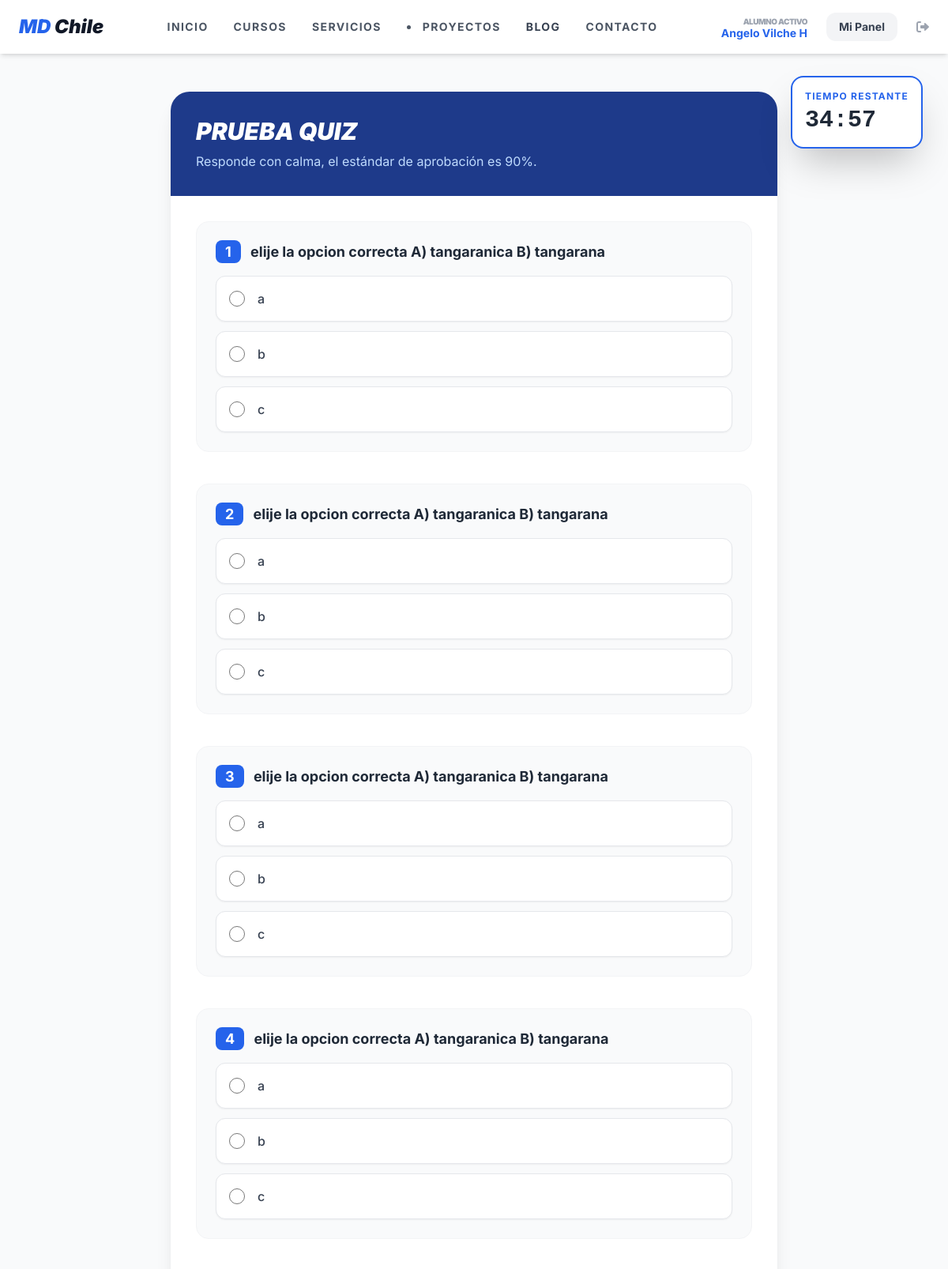
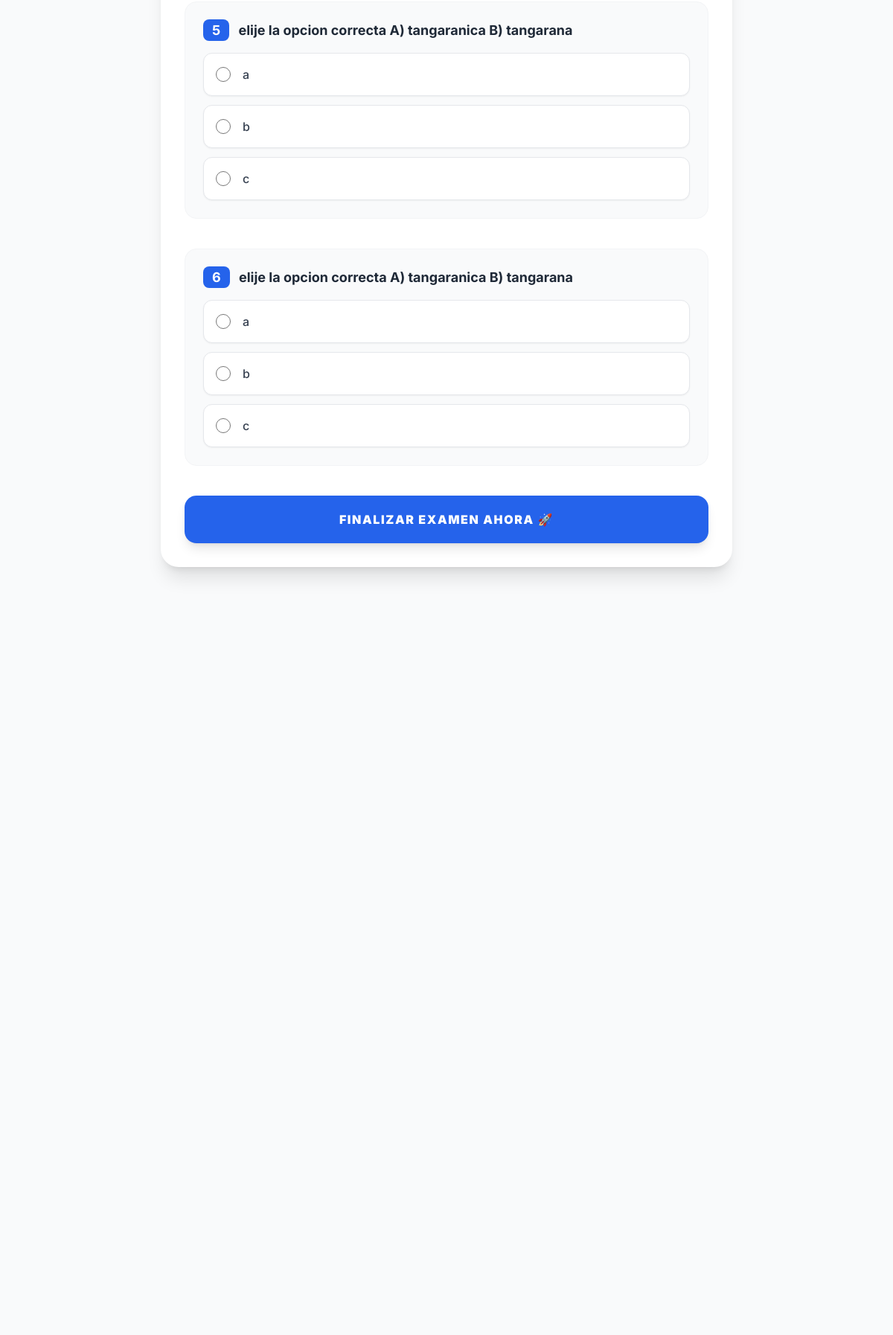
Page /quiz/1/ (signed in, upper part) on the committed database (2 pictures, top to bottom).
### users/models.py (models this page shows, shortened)
class User(AbstractUser):
    is_client = models.BooleanField(default=True)
    is_admin_user = models.BooleanField(default=False)
    profile_picture = models.ImageField(upload_to='users/profiles/', null=True, blank=True)
    bio = models.TextField(max_length=500, blank=True)
    rut = models.CharField(max_length=12, blank=True, null=True)
    linkedin_url = models.URLField(blank=True, null=True)

### courses/models.py (models this page shows, shortened)
class Quiz(models.Model):
    module = models.OneToOneField(Module, on_delete=models.CASCADE, related_name='quiz')
    title = models.CharField(max_length=200)

class Question(models.Model):
    quiz = models.ForeignKey(Quiz, related_name='questions', on_delete=models.CASCADE)
    text = models.TextField()
    option1 = models.CharField(max_length=200)
    option2 = models.CharField(max_length=200)
    option3 = models.CharField(max_length=200)
    correct_option = models.IntegerField(choices=[(1, 'Opción 1'), (2, 'Opción 2'), (3, 'Opción 3')])

### courses/views.py (the view, shortened to what this page needs)
# urls.py: path('quiz/<int:quiz_id>/', views.take_quiz, name='take_quiz'),
@login_required
def take_quiz(request, quiz_id):
    quiz = get_object_or_404(Quiz, id=quiz_id)
    questions = quiz.questions.all()
    return render(request, 'courses/quiz.html', {'quiz': quiz, 'questions': questions})

### templates/courses/quiz.html (shortened to what this page needs)
{% extends 'base.html' %}
{% block content %}
<div class="min-h-screen bg-gray-50 py-12 px-4 relative">
    <div id="timer-container" class="fixed top-24 right-8 z-50 bg-white shadow-2xl rounded-2xl p-4 border-2 border-blue-600 transition-all duration-300">
        <p class="text-xs font-bold text-blue-600 uppercase tracking-widest text-center mb-1">Tiempo Restante</p>
        <div id="timer" class="text-3xl font-black text-gray-800 font-mono">35:00</div>
    </div>
    <div class="max-w-3xl mx-auto bg-white rounded-3xl shadow-xl overflow-hidden">
        <div class="bg-blue-900 p-8 text-white">
            <h1 class="text-3xl font-black italic mb-2 uppercase">{{ quiz.title }}</h1>
            <p class="text-blue-200">Responde con calma, el estándar de aprobación es 90%.</p>
        </div>
        <div class="p-8">
            <form method="POST" id="quiz-form" onsubmit="return confirm('¿Estás seguro de que quieres finalizar el examen ahora? Revisa tus respuestas antes de enviar.');">
                {% for question in quiz.questions.all %}
                <div class="mb-10 p-6 bg-gray-50 rounded-2xl border border-gray-100">
                    <h3 class="text-lg font-bold text-gray-800 mb-4">
                        <span class="bg-blue-600 text-white px-3 py-1 rounded-lg mr-2">{{ forloop.counter }}</span>
                        {{ question.text }}
                    </h3>
                    <div class="space-y-3">
                        {% for i in "123" %}
                        <label class="flex items-center p-4 bg-white rounded-xl border border-gray-200 cursor-pointer hover:border-blue-500 transition shadow-sm">
                            <input type="radio" name="question_{{ question.id }}" value="{{ i }}" class="w-5 h-5 text-blue-600 mr-4" required>
                            <span class="text-gray-700 font-medium">
                                {% if i == "1" %}{{ question.option1 }}{% elif i == "2" %}{{ question.option2 }}{% else %}{{ question.option3 }}{% endif %}
                            </span>
                        </label>
                        {% endfor %}
                    </div>
                </div>
                {% endfor %}
                <button type="submit" class="w-full bg-blue-600 hover:bg-blue-700 text-white px-10 py-5 rounded-2xl font-black shadow-lg transition transform hover:scale-105 uppercase tracking-widest">
                    FINALIZAR EXAMEN AHORA 🚀
                </button>
            </form>
        </div>
    </div>
</div>
{% endblock %}

### templates/base.html (shortened to what this page needs)
<!DOCTYPE html>
<html lang="es">
<head>
    <script src="https://cdn.tailwindcss.com"></script>
    <link rel="stylesheet" href="https://cdnjs.cloudflare.com/ajax/libs/font-awesome/6.0.0/css/all.min.css">
</head>
<body class="bg-gray-50 flex flex-col min-h-screen">
    <nav class="bg-white shadow-md py-4 px-6 flex justify-between items-center sticky top-0 z-50">
        <a href="{% url 'home' %}" class="text-2xl font-black text-blue-600 italic">
            MD <span class="text-gray-900">Chile</span>
        </a>
        <div class="hidden md:flex space-x-8 font-bold text-gray-600 uppercase text-sm tracking-widest">
            <a href="{% url 'home' %}" class="hover:text-blue-600 transition">Inicio</a>
            <a href="{% url 'dashboard' %}" class="hover:text-blue-600 transition">Cursos</a>
            <a href="{% url 'services_list' %}" class="hover:text-blue-600 transition">Servicios</a>
            <li class="nav-item">
            <a class="nav-link {% if request.path == '/proyectos/' %}active{% endif %}" href="{% url 'projects_list' %}">PROYECTOS</a>
            </li>
            <a href="{% url 'blog_list' %}" class="text-gray-700 hover:text-blue-600 font-bold transition">Blog</a>
            <a href="{% url 'contact_view' %}" class="hover:text-blue-600 transition">Contacto</a>
        </div>
        <div class="flex items-center space-x-4">
            {% if user.is_authenticated %}
                <div class="hidden lg:flex flex-col items-end mr-2">
                    <span class="text-[10px] font-black text-gray-400 uppercase tracking-tighter">Alumno Activo</span>
                    <span class="text-sm font-bold text-blue-600 leading-none">
                        {% if user.first_name %}{{ user.first_name }}{% else %}{{ user.username }}{% endif %}
                    </span>
                </div>
                <a href="{% url 'dashboard' %}" class="bg-gray-100 text-gray-700 px-4 py-2 rounded-xl hover:bg-gray-200 transition font-bold text-sm">
                    Mi Panel
                </a>
                <form method="post" action="{% url 'account_logout' %}" class="inline">
                    <button type="submit" class="text-gray-400 hover:text-red-500 transition ml-2">
                        <i class="fas fa-sign-out-alt"></i>
                    </button>
                </form>
            {% endif %}
        </div>
    </nav>
    <main class="flex-grow">
        {% block content %}{% endblock %}
    </main>
</body>
</html>

### templates/base.html (style rules this page uses)
body { font-family: 'Inter', sans-serif; }

### rows in the picture
User: first_name "Angelo Vilche H"
Quiz: title "PRUEBA QUIZ"
Question: text "elije la opcion correcta A) tangaranica B) tangarana", option1 "a", option2 "b", option3 "c"
Question: text "elije la opcion correcta A) tangaranica B) tangarana", option1 "a", option2 "b", option3 "c"
Question: text "elije la opcion correcta A) tangaranica B) tangarana", option1 "a", option2 "b", option3 "c"
Question: text "elije la opcion correcta A) tangaranica B) tangarana", option1 "a", option2 "b", option3 "c"
Question: text "elije la opcion correcta A) tangaranica B) tangarana", option1 "a", option2 "b", option3 "c"
Question: text "elije la opcion correcta A) tangaranica B) tangarana", option1 "a", option2 "b", option3 "c"
